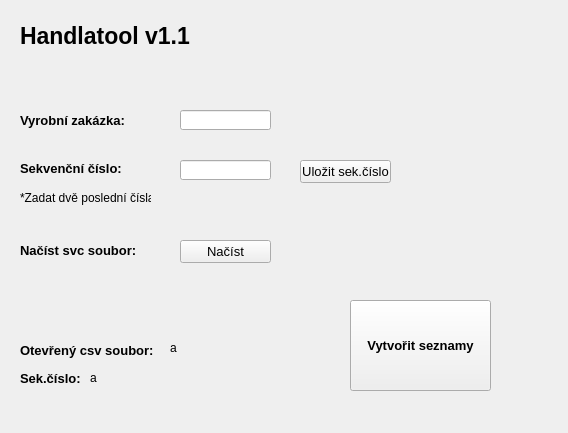
<?xml version="1.0" encoding="UTF-8"?>
<ui version="4.0">
 <class>Form</class>
 <widget class="QWidget" name="Form">
  <property name="geometry">
   <rect>
    <x>0</x>
    <y>0</y>
    <width>568</width>
    <height>433</height>
   </rect>
  </property>
  <property name="windowTitle">
   <string>Form</string>
  </property>
  <property name="styleSheet">
   <string notr="true">color: rgb(0, 0, 0);</string>
  </property>
  <widget class="QPushButton" name="browse">
   <property name="geometry">
    <rect>
     <x>180</x>
     <y>240</y>
     <width>91</width>
     <height>23</height>
    </rect>
   </property>
   <property name="font">
    <font>
     <pointsize>10</pointsize>
    </font>
   </property>
   <property name="text">
    <string>Načíst</string>
   </property>
  </widget>
  <widget class="QLabel" name="label">
   <property name="geometry">
    <rect>
     <x>20</x>
     <y>340</y>
     <width>141</width>
     <height>21</height>
    </rect>
   </property>
   <property name="font">
    <font>
     <pointsize>10</pointsize>
     <weight>75</weight>
     <bold>true</bold>
    </font>
   </property>
   <property name="text">
    <string>Otevřený csv soubor:</string>
   </property>
  </widget>
  <widget class="QLabel" name="label_2">
   <property name="geometry">
    <rect>
     <x>170</x>
     <y>340</y>
     <width>101</width>
     <height>16</height>
    </rect>
   </property>
   <property name="font">
    <font>
     <kerning>true</kerning>
    </font>
   </property>
   <property name="text">
    <string>a</string>
   </property>
  </widget>
  <widget class="QPushButton" name="pushButton">
   <property name="geometry">
    <rect>
     <x>300</x>
     <y>160</y>
     <width>91</width>
     <height>23</height>
    </rect>
   </property>
   <property name="font">
    <font>
     <pointsize>10</pointsize>
    </font>
   </property>
   <property name="text">
    <string>Uložit sek.číslo</string>
   </property>
  </widget>
  <widget class="QLineEdit" name="lineEdit">
   <property name="geometry">
    <rect>
     <x>180</x>
     <y>160</y>
     <width>91</width>
     <height>20</height>
    </rect>
   </property>
   <property name="font">
    <font>
     <pointsize>10</pointsize>
    </font>
   </property>
  </widget>
  <widget class="QLabel" name="label_3">
   <property name="geometry">
    <rect>
     <x>20</x>
     <y>370</y>
     <width>91</width>
     <height>16</height>
    </rect>
   </property>
   <property name="font">
    <font>
     <pointsize>10</pointsize>
     <weight>75</weight>
     <bold>true</bold>
    </font>
   </property>
   <property name="text">
    <string>Sek.číslo:</string>
   </property>
  </widget>
  <widget class="QLabel" name="label_4">
   <property name="geometry">
    <rect>
     <x>90</x>
     <y>370</y>
     <width>101</width>
     <height>16</height>
    </rect>
   </property>
   <property name="text">
    <string>a</string>
   </property>
  </widget>
  <widget class="QLabel" name="label_5">
   <property name="geometry">
    <rect>
     <x>20</x>
     <y>240</y>
     <width>141</width>
     <height>21</height>
    </rect>
   </property>
   <property name="font">
    <font>
     <pointsize>10</pointsize>
     <weight>75</weight>
     <bold>true</bold>
    </font>
   </property>
   <property name="text">
    <string>Načíst svc soubor:</string>
   </property>
  </widget>
  <widget class="QLabel" name="label_6">
   <property name="geometry">
    <rect>
     <x>20</x>
     <y>190</y>
     <width>131</width>
     <height>16</height>
    </rect>
   </property>
   <property name="text">
    <string>*Zadat dvě poslední čísla</string>
   </property>
  </widget>
  <widget class="QLabel" name="label_7">
   <property name="geometry">
    <rect>
     <x>20</x>
     <y>20</y>
     <width>201</width>
     <height>31</height>
    </rect>
   </property>
   <property name="font">
    <font>
     <pointsize>17</pointsize>
     <weight>75</weight>
     <bold>true</bold>
    </font>
   </property>
   <property name="styleSheet">
    <string notr="true"/>
   </property>
   <property name="text">
    <string>Handlatool v1.1</string>
   </property>
  </widget>
  <widget class="QLineEdit" name="lineEdit_2">
   <property name="geometry">
    <rect>
     <x>180</x>
     <y>110</y>
     <width>91</width>
     <height>20</height>
    </rect>
   </property>
   <property name="font">
    <font>
     <pointsize>10</pointsize>
    </font>
   </property>
   <property name="text">
    <string/>
   </property>
  </widget>
  <widget class="QLabel" name="label_8">
   <property name="geometry">
    <rect>
     <x>20</x>
     <y>110</y>
     <width>141</width>
     <height>21</height>
    </rect>
   </property>
   <property name="font">
    <font>
     <pointsize>10</pointsize>
     <weight>75</weight>
     <bold>true</bold>
    </font>
   </property>
   <property name="text">
    <string>Vyrobní zakázka:</string>
   </property>
  </widget>
  <widget class="QPushButton" name="pushButton_2">
   <property name="geometry">
    <rect>
     <x>350</x>
     <y>300</y>
     <width>141</width>
     <height>91</height>
    </rect>
   </property>
   <property name="font">
    <font>
     <pointsize>10</pointsize>
     <weight>75</weight>
     <bold>true</bold>
    </font>
   </property>
   <property name="text">
    <string>Vytvořit seznamy</string>
   </property>
  </widget>
  <widget class="QLabel" name="label_9">
   <property name="geometry">
    <rect>
     <x>410</x>
     <y>20</y>
     <width>131</width>
     <height>51</height>
    </rect>
   </property>
   <property name="text">
    <string/>
   </property>
   <property name="pixmap">
    <pixmap>Logo.png</pixmap>
   </property>
   <property name="scaledContents">
    <bool>true</bool>
   </property>
  </widget>
  <widget class="QLabel" name="label_10">
   <property name="geometry">
    <rect>
     <x>20</x>
     <y>160</y>
     <width>151</width>
     <height>16</height>
    </rect>
   </property>
   <property name="font">
    <font>
     <pointsize>10</pointsize>
     <weight>75</weight>
     <bold>true</bold>
    </font>
   </property>
   <property name="text">
    <string>Sekvenční číslo:</string>
   </property>
  </widget>
 </widget>
 <resources/>
 <connections/>
</ui>
